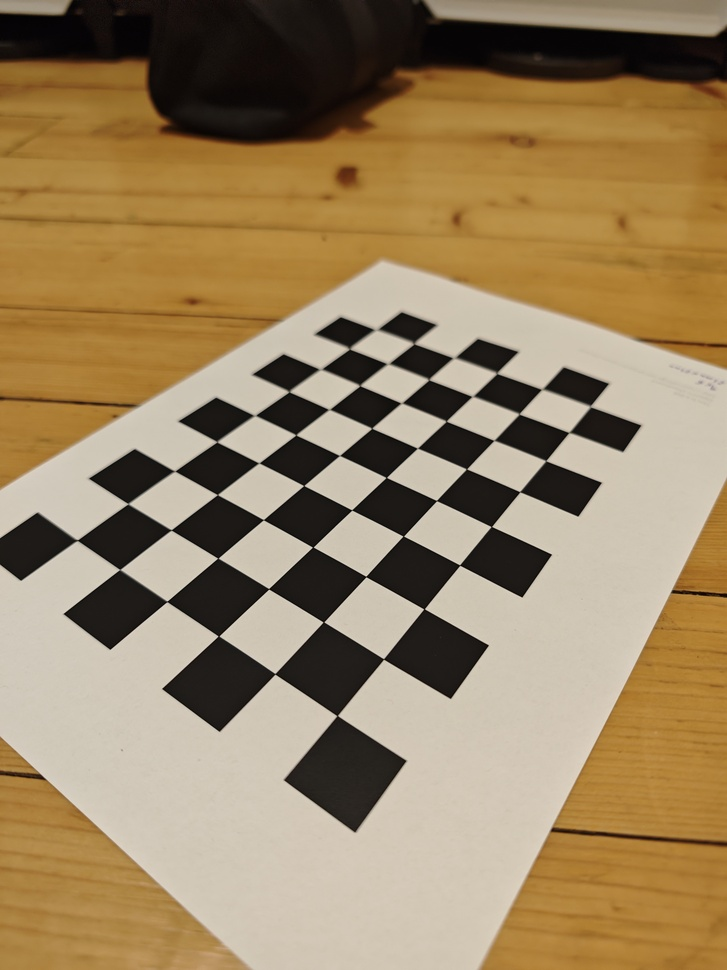
#> input picture calibration/IMG_20241218_202731.jpg, 727 x 970 px, shrunk from 3072 x 4096 before the run
$ jupyter execute --allow-errors 3D_pose_estimation.ipynb
#> lines starting #> are read from the running program, lines starting #| are printed output that depends on the picture; long printed decimals are rounded
[cell 1]
import numpy as np
import cv2 as cv
import cv2
import glob
import matplotlib.pyplot as plt

[cell 2]
GRID_H = 9
GRID_W = 6

[cell 3]
def project_points(object_points, rvec, tvec, camera_matrix):
    R, _ = cv2.Rodrigues(rvec)  # Convert rvec to rotation matrix

    # Correct homogeneous transformation matrix
    Rt = np.hstack([R, tvec.reshape(3, 1)])  # 3×4 matrix

    P = camera_matrix @ Rt[:3, :]  # 3×4 projection matrix

    # Convert object points to homogeneous coordinates
    object_points_h = np.hstack([object_points, np.ones((object_points.shape[0], 1))])

    # Perform projection
    proj_h = (P @ object_points_h.T).T  # Project points
    proj_2d = proj_h[:, :2] / proj_h[:, 2:]  # Normalize by z

    return proj_2d

[cell 4]
def draw(img, corners, imgpts):
    corner = tuple(corners[0].ravel().astype("int32"))
    imgpts = imgpts.astype("int32")
    img = cv.line(img, corner, tuple(imgpts[0].ravel()), (255, 0, 0), 50)
    img = cv.line(img, corner, tuple(imgpts[1].ravel()), (0, 255, 0), 50)
    img = cv.line(img, corner, tuple(imgpts[2].ravel()), (0, 0, 255), 50)
    return img

[cell 5]
criteria = (cv.TERM_CRITERIA_EPS + cv.TERM_CRITERIA_MAX_ITER, 30, 0.001)
objp = np.zeros((GRID_H * GRID_W, 3), np.float32)
objp[:, :2] = np.mgrid[0:GRID_H, 0:GRID_W].T.reshape(-1, 2)
axis = np.float32([[3, 0, 0], [0, 3, 0], [0, 0, -3]])

#> (a cell that did not finish here is left out)

[cell 7]
fname = "calibration/IMG_20241218_202731.jpg"
img = cv.imread(fname)
#> img is the input picture: shape (970, 727, 3); mean B, G, R 97.1, 131.2, 153.3
gray = cv.cvtColor(img, cv.COLOR_BGR2GRAY)
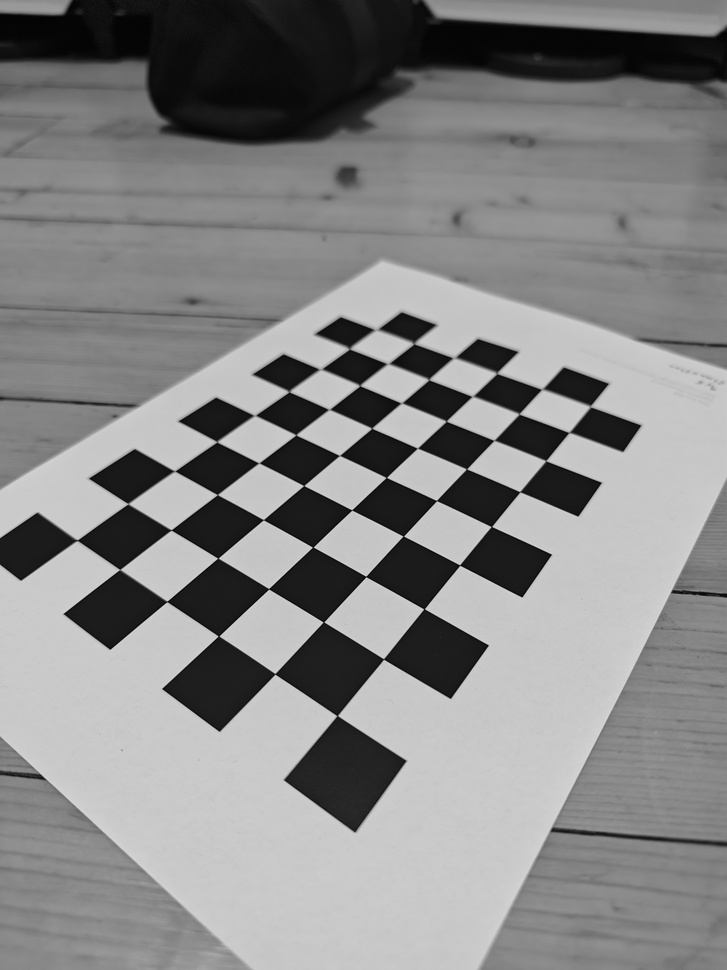
#> gray: shape (970, 727); min 1, max 220, mean 133.9
ret, corners = cv.findChessboardCorners(gray, (GRID_H, GRID_W), None)
#> ret = True; corners = 54 rows, first 8: [83, 540], [128.1, 503.6], [175.1, 471.1], [217, 441.7], [255.8, 415.5], [289.2, 391.6], [320.5, 369.7], [349.6, 348.9]
#> `corners2 = cv.cornerSubPix(gray, corners, (11, 11), (-1, -1), criteria)`: corners2 = 54 rows, first 8: [77.19, 540.2], [127.8, 503.7], [174.7, 471.1], [216.7, 441.6], [254.7, 415.4], [289, 391.4], [320.5, 369.2], [349.4, 348.5]
#| Number of image points: (54, 1, 2)
#| First few corner points: [[[ 77.188 540.2308  ]]
#|  [[127.791  503.678 ]]
#|  [[174.735  471.0666  ]]]

#> (the rest of this cell did not finish here and is left out)


$ run again, with calibration/IMG_20241218_202717.jpg copied over calibration/IMG_20241218_202731.jpg
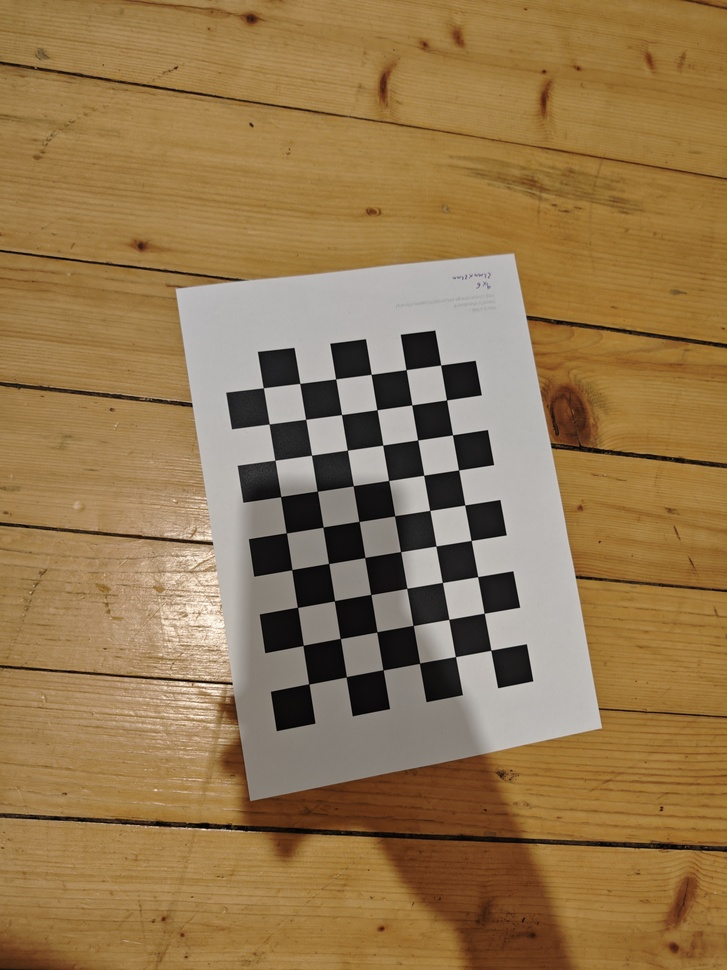
#> input picture calibration/IMG_20241218_202717.jpg, 727 x 970 px, shrunk from 3072 x 4096 before the run
#> img is the input picture: shape (970, 727, 3); mean B, G, R 79, 119.1, 148
#> `gray = cv.cvtColor(img, cv.COLOR_BGR2GRAY)`:
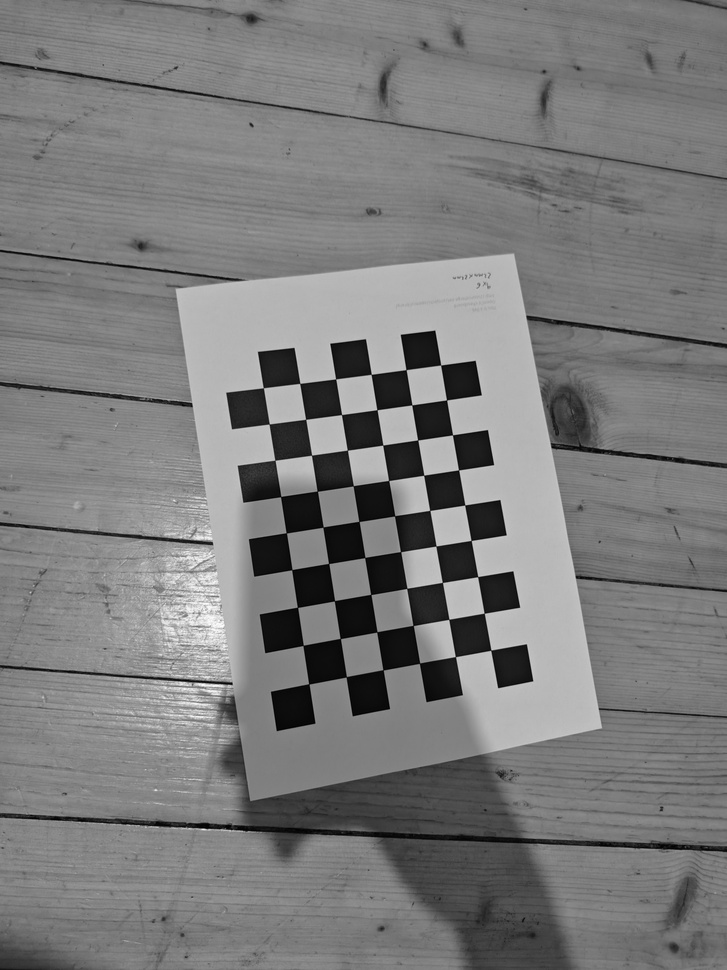
#> gray: shape (970, 727); min 0, max 253, mean 123.2
#> ret = True; corners = 54 rows, first 8: [308.8, 683.8], [303.2, 645.4], [297.5, 607.3], [291.8, 569.7], [286.3, 532.8], [280.6, 496.6], [274.9, 460.2], [269.2, 424]
#> corners2 = 54 rows, first 8: [308.8, 683.9], [303.1, 645.4], [297.5, 607.4], [291.8, 569.6], [286.3, 532.8], [280.7, 496.5], [275, 460.2], [269.2, 424]
#| Number of image points: (54, 1, 2)
#| First few corner points: [[[308.779 683.866]]
#|  [[303.133 645.3819 ]]
#|  [[297.4886  607.350]]]

$ run again, with calibration/IMG_20241218_202719.jpg copied over calibration/IMG_20241218_202731.jpg
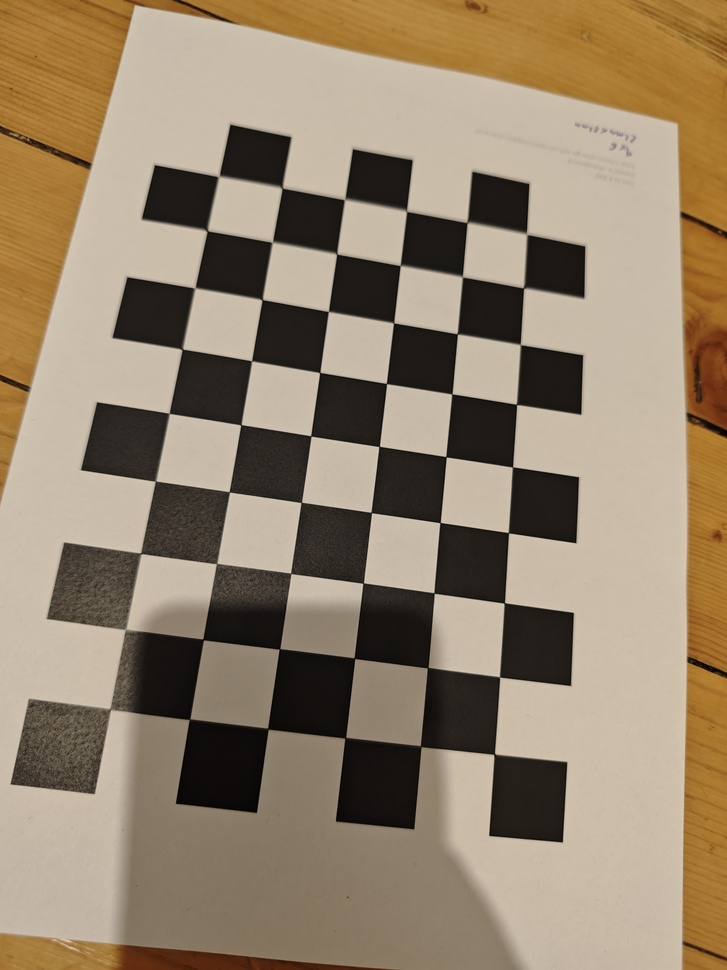
#> input picture calibration/IMG_20241218_202719.jpg, 727 x 970 px, shrunk from 3072 x 4096 before the run
#> img is the input picture: shape (970, 727, 3); mean B, G, R 107.9, 130.8, 148
#> `gray = cv.cvtColor(img, cv.COLOR_BGR2GRAY)`:
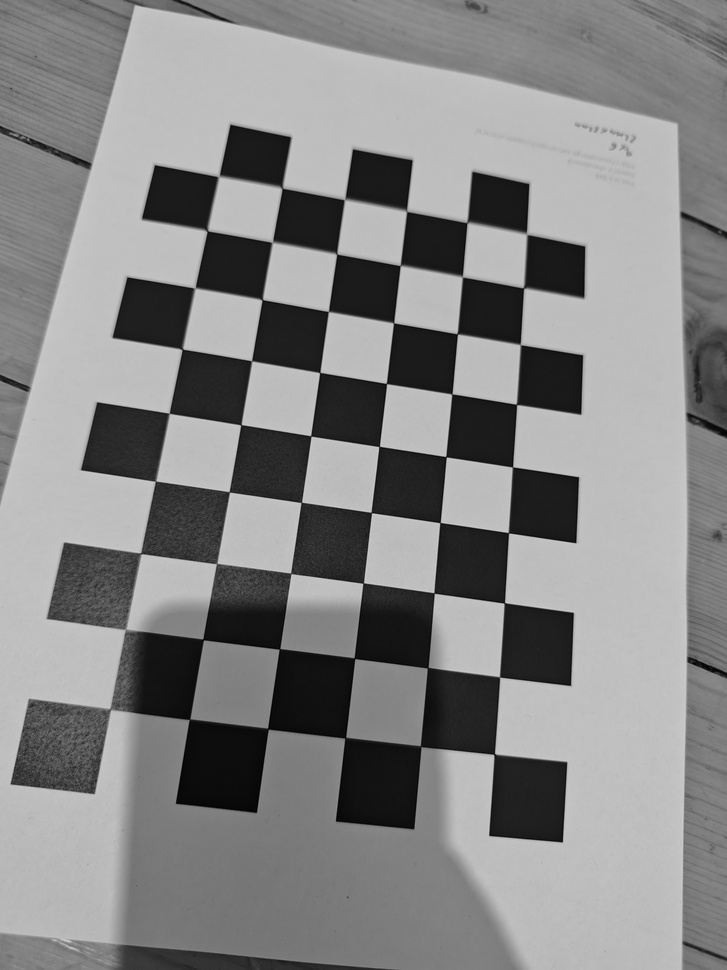
#> gray: shape (970, 727); min 1, max 210, mean 133.3
#> ret = True; corners = 54 rows, first 8: [110.5, 709.8], [125.9, 628.8], [141.4, 553.8], [155.5, 481.1], [169.6, 413.7], [182, 349], [195.4, 289.1], [207.2, 230.6]
#> corners2 = 54 rows, first 8: [110.4, 709.1], [125.3, 629.8], [140.6, 553.4], [155.4, 481.2], [169, 413.3], [182.2, 349.1], [194.7, 287.9], [207.2, 230.5]
#| Number of image points: (54, 1, 2)
#| First few corner points: [[[110.361 709.065]]
#|  [[125.333 629.774]]
#|  [[140.598 553.350]]]

$ run again, with calibration/IMG_20241218_202721.jpg copied over calibration/IMG_20241218_202731.jpg
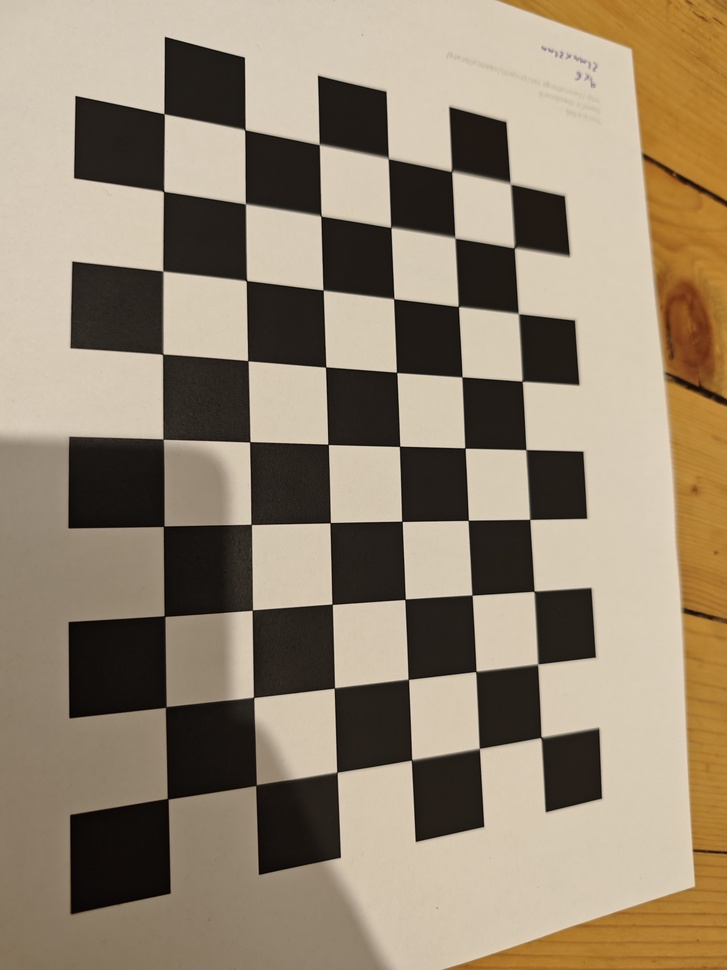
#> input picture calibration/IMG_20241218_202721.jpg, 727 x 970 px, shrunk from 3072 x 4096 before the run
#> img is the input picture: shape (970, 727, 3); mean B, G, R 111.9, 132.8, 147.6
#> `gray = cv.cvtColor(img, cv.COLOR_BGR2GRAY)`:
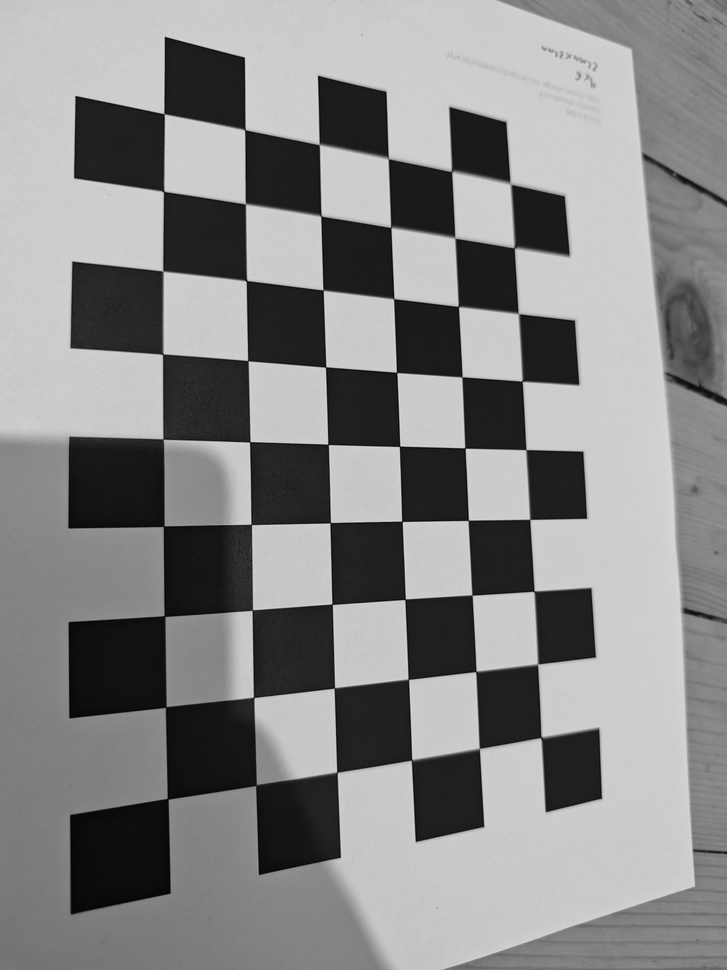
#> gray: shape (970, 727); min 1, max 224, mean 134.8
#> ret = True; corners = 54 rows, first 8: [167.5, 798.6], [165.7, 707.1], [164.5, 616.1], [163.6, 526.2], [162.8, 439.1], [162.7, 354.3], [162.9, 271.2], [163.6, 191.5]
#> corners2 = 54 rows, first 8: [167.6, 798.7], [165.7, 707], [164.5, 616.1], [163.6, 526.3], [162.9, 439.1], [162.6, 354.1], [162.8, 271], [163.6, 191.3]
#| Number of image points: (54, 1, 2)
#| First few corner points: [[[167.600 798.7143 ]]
#|  [[165.6751  707.010]]
#|  [[164.472 616.1236 ]]]
